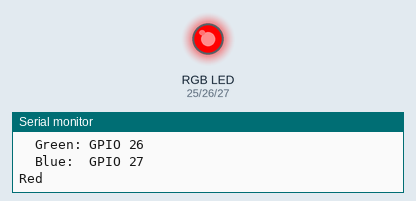
The sketch below on a simulated ESP32. Shown: an RGB LED mixed from three pins (HIGH = lit), the last lines printed to the serial monitor.

Above: at 1.05 s.
At 2.55 s:
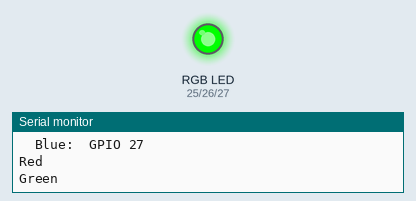
At 4.05 s:
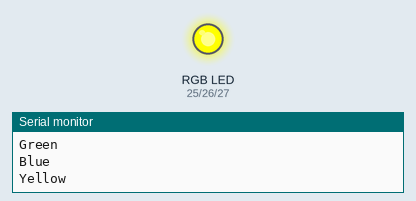
At 6.3 s:
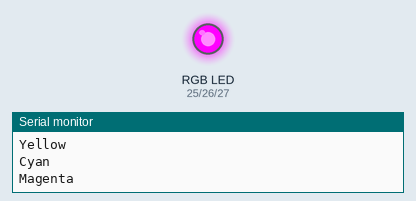
At 8.9 s:
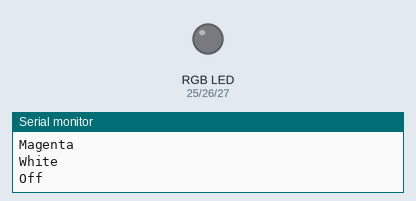
At 11.55 s:
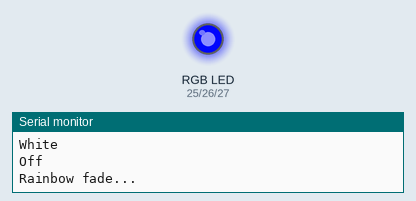
Timing chart, 0 to 14.7 s (numbered marks = the images above):
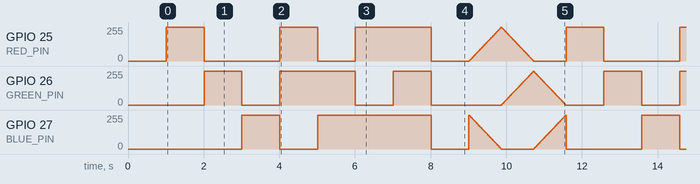

Measured:
- by itself, GPIO 25 (RED_PIN), GPIO 26 (GREEN_PIN), GPIO 27 (BLUE_PIN): moves between 0/255 and 255/255, repeating every 10.6 s

The sketch:

RGB_LED.ino
```cpp
/*
 * RGB LED Control for ESP32 Dev Module
 *
 * This sketch demonstrates basic ESP32 functionality with an RGB LED
 *
 * Hardware Connections:
 * - Red LED Pin   -> GPIO 25
 * - Green LED Pin -> GPIO 26
 * - Blue LED Pin  -> GPIO 27
 * - Common Ground -> GND
 *
 * Author: Your Name
 * Date: 2026-07-17
 */

#include "config.h"

// LED brightness values (0-255)
int redValue = 0;
int greenValue = 0;
int blueValue = 0;

// PWM properties
const int freq = 5000;        // PWM frequency in Hz
const int resolution = 8;     // 8-bit resolution (0-255)

void setup() {
  // Initialize serial communication
  Serial.begin(115200);
  delay(1000);

  Serial.println("\n=================================");
  Serial.println("ESP32 RGB LED Control Starting...");
  Serial.println("=================================\n");

  // Configure LED PWM (ESP32 3.x API - automatically assigns channels)
  ledcAttach(RED_PIN, freq, resolution);
  ledcAttach(GREEN_PIN, freq, resolution);
  ledcAttach(BLUE_PIN, freq, resolution);

  Serial.println("Setup complete!");
  Serial.println("RGB LED initialized on pins:");
  Serial.printf("  Red:   GPIO %d\n", RED_PIN);
  Serial.printf("  Green: GPIO %d\n", GREEN_PIN);
  Serial.printf("  Blue:  GPIO %d\n", BLUE_PIN);
  Serial.println();
}

void loop() {
  // Cycle through colors
  Serial.println("Red");
  setColor(255, 0, 0);
  delay(1000);

  Serial.println("Green");
  setColor(0, 255, 0);
  delay(1000);

  Serial.println("Blue");
  setColor(0, 0, 255);
  delay(1000);

  Serial.println("Yellow");
  setColor(255, 255, 0);
  delay(1000);

  Serial.println("Cyan");
  setColor(0, 255, 255);
  delay(1000);

  Serial.println("Magenta");
  setColor(255, 0, 255);
  delay(1000);

  Serial.println("White");
  setColor(255, 255, 255);
  delay(1000);

  Serial.println("Off\n");
  setColor(0, 0, 0);
  delay(1000);

  // Rainbow fade effect
  Serial.println("Rainbow fade...");
  rainbowFade(10);
}

// Function to set RGB color
void setColor(int red, int green, int blue) {
  ledcWrite(RED_PIN, red);
  ledcWrite(GREEN_PIN, green);
  ledcWrite(BLUE_PIN, blue);
}

// Rainbow fade effect
void rainbowFade(int wait) {
  for (int i = 0; i < 256; i++) {
    int red = (i < 85) ? i * 3 : (i < 170) ? 255 - (i - 85) * 3 : 0;
    int green = (i < 85) ? 0 : (i < 170) ? (i - 85) * 3 : 255 - (i - 170) * 3;
    int blue = (i < 85) ? 255 - i * 3 : (i < 170) ? 0 : (i - 170) * 3;

    setColor(red, green, blue);
    delay(wait);
  }
}
```

config.h
```cpp
/*
 * Configuration file for ESP32 RGB LED project
 *
 * Define your pin connections and constants here
 */

#ifndef CONFIG_H
#define CONFIG_H

// Pin definitions for RGB LED
#define RED_PIN     25    // GPIO pin for Red LED
#define GREEN_PIN   26    // GPIO pin for Green LED
#define BLUE_PIN    27    // GPIO pin for Blue LED

// WiFi credentials (uncomment and fill in if needed)
// #define WIFI_SSID     "YourSSID"
// #define WIFI_PASSWORD "YourPassword"

// Other configuration constants
#define SERIAL_BAUD_RATE  115200
#define LED_BRIGHTNESS    255     // Max brightness (0-255)

#endif // CONFIG_H
```
